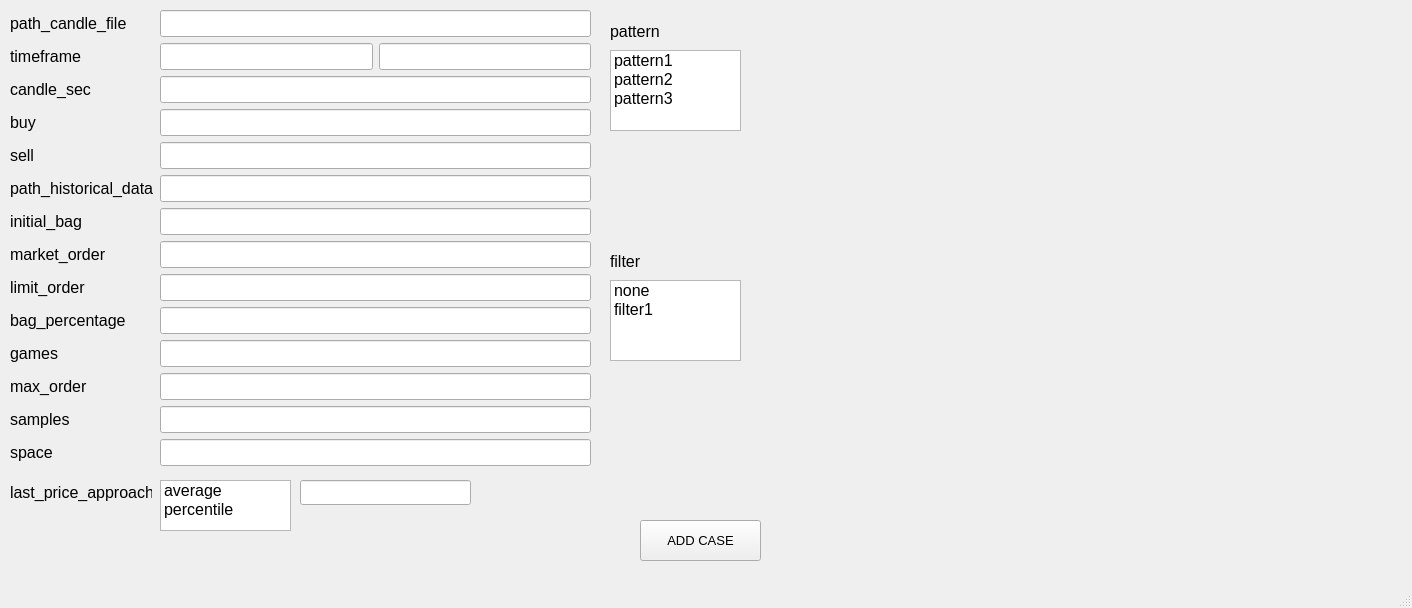
<?xml version="1.0" encoding="UTF-8"?>
<ui version="4.0">
 <class>MainWindow</class>
 <widget class="QMainWindow" name="MainWindow">
  <property name="geometry">
   <rect>
    <x>0</x>
    <y>0</y>
    <width>1412</width>
    <height>608</height>
   </rect>
  </property>
  <property name="font">
   <font>
    <pointsize>10</pointsize>
   </font>
  </property>
  <property name="windowTitle">
   <string>MainWindow</string>
  </property>
  <widget class="QWidget" name="centralwidget">
   <widget class="QPushButton" name="B_add_case">
    <property name="geometry">
     <rect>
      <x>640</x>
      <y>520</y>
      <width>121</width>
      <height>41</height>
     </rect>
    </property>
    <property name="text">
     <string>ADD CASE</string>
    </property>
   </widget>
   <widget class="QLabel" name="L_pattern">
    <property name="geometry">
     <rect>
      <x>610</x>
      <y>20</y>
      <width>91</width>
      <height>22</height>
     </rect>
    </property>
    <property name="font">
     <font>
      <pointsize>12</pointsize>
     </font>
    </property>
    <property name="layoutDirection">
     <enum>Qt::LeftToRight</enum>
    </property>
    <property name="autoFillBackground">
     <bool>false</bool>
    </property>
    <property name="text">
     <string>pattern</string>
    </property>
   </widget>
   <widget class="QListWidget" name="LI_pattern">
    <property name="geometry">
     <rect>
      <x>610</x>
      <y>50</y>
      <width>131</width>
      <height>81</height>
     </rect>
    </property>
    <property name="font">
     <font>
      <pointsize>12</pointsize>
     </font>
    </property>
    <item>
     <property name="text">
      <string>pattern1</string>
     </property>
    </item>
    <item>
     <property name="text">
      <string>pattern2</string>
     </property>
    </item>
    <item>
     <property name="text">
      <string>pattern3</string>
     </property>
    </item>
   </widget>
   <widget class="QWidget" name="layoutWidget">
    <property name="geometry">
     <rect>
      <x>10</x>
      <y>10</y>
      <width>581</width>
      <height>461</height>
     </rect>
    </property>
    <layout class="QGridLayout" name="gridLayout">
     <item row="0" column="0">
      <widget class="QLabel" name="L_path_candle_file">
       <property name="font">
        <font>
         <pointsize>12</pointsize>
        </font>
       </property>
       <property name="layoutDirection">
        <enum>Qt::LeftToRight</enum>
       </property>
       <property name="autoFillBackground">
        <bool>false</bool>
       </property>
       <property name="text">
        <string>path_candle_file</string>
       </property>
      </widget>
     </item>
     <item row="7" column="1" colspan="2">
      <widget class="QLineEdit" name="E_market_order">
       <property name="font">
        <font>
         <pointsize>12</pointsize>
        </font>
       </property>
      </widget>
     </item>
     <item row="9" column="1" colspan="2">
      <widget class="QLineEdit" name="E_bag_percentage">
       <property name="font">
        <font>
         <pointsize>12</pointsize>
        </font>
       </property>
      </widget>
     </item>
     <item row="10" column="0">
      <widget class="QLabel" name="L_games">
       <property name="font">
        <font>
         <pointsize>12</pointsize>
        </font>
       </property>
       <property name="layoutDirection">
        <enum>Qt::LeftToRight</enum>
       </property>
       <property name="autoFillBackground">
        <bool>false</bool>
       </property>
       <property name="text">
        <string>games</string>
       </property>
      </widget>
     </item>
     <item row="10" column="1" colspan="2">
      <widget class="QLineEdit" name="E_games">
       <property name="font">
        <font>
         <pointsize>12</pointsize>
        </font>
       </property>
      </widget>
     </item>
     <item row="2" column="0">
      <widget class="QLabel" name="L_candle_sec">
       <property name="font">
        <font>
         <pointsize>12</pointsize>
        </font>
       </property>
       <property name="layoutDirection">
        <enum>Qt::LeftToRight</enum>
       </property>
       <property name="autoFillBackground">
        <bool>false</bool>
       </property>
       <property name="text">
        <string>candle_sec</string>
       </property>
      </widget>
     </item>
     <item row="0" column="1" colspan="2">
      <widget class="QLineEdit" name="E_path_candle_file">
       <property name="font">
        <font>
         <pointsize>12</pointsize>
        </font>
       </property>
      </widget>
     </item>
     <item row="3" column="0">
      <widget class="QLabel" name="L_buy">
       <property name="font">
        <font>
         <pointsize>12</pointsize>
        </font>
       </property>
       <property name="layoutDirection">
        <enum>Qt::LeftToRight</enum>
       </property>
       <property name="autoFillBackground">
        <bool>false</bool>
       </property>
       <property name="text">
        <string>buy</string>
       </property>
      </widget>
     </item>
     <item row="2" column="1" colspan="2">
      <widget class="QLineEdit" name="E_candle_sec">
       <property name="font">
        <font>
         <pointsize>12</pointsize>
        </font>
       </property>
      </widget>
     </item>
     <item row="4" column="0">
      <widget class="QLabel" name="L_sell">
       <property name="font">
        <font>
         <pointsize>12</pointsize>
        </font>
       </property>
       <property name="layoutDirection">
        <enum>Qt::LeftToRight</enum>
       </property>
       <property name="autoFillBackground">
        <bool>false</bool>
       </property>
       <property name="text">
        <string>sell</string>
       </property>
      </widget>
     </item>
     <item row="5" column="0">
      <widget class="QLabel" name="L_path_historical_data">
       <property name="font">
        <font>
         <pointsize>12</pointsize>
        </font>
       </property>
       <property name="layoutDirection">
        <enum>Qt::LeftToRight</enum>
       </property>
       <property name="autoFillBackground">
        <bool>false</bool>
       </property>
       <property name="text">
        <string>path_historical_data</string>
       </property>
      </widget>
     </item>
     <item row="3" column="1" colspan="2">
      <widget class="QLineEdit" name="E_buy">
       <property name="font">
        <font>
         <pointsize>12</pointsize>
        </font>
       </property>
      </widget>
     </item>
     <item row="1" column="0">
      <widget class="QLabel" name="L_timeframe">
       <property name="font">
        <font>
         <pointsize>12</pointsize>
        </font>
       </property>
       <property name="layoutDirection">
        <enum>Qt::LeftToRight</enum>
       </property>
       <property name="autoFillBackground">
        <bool>false</bool>
       </property>
       <property name="text">
        <string>timeframe</string>
       </property>
      </widget>
     </item>
     <item row="4" column="1" colspan="2">
      <widget class="QLineEdit" name="E_sell">
       <property name="font">
        <font>
         <pointsize>12</pointsize>
        </font>
       </property>
      </widget>
     </item>
     <item row="5" column="1" colspan="2">
      <widget class="QLineEdit" name="E_path_historical_data">
       <property name="font">
        <font>
         <pointsize>12</pointsize>
        </font>
       </property>
      </widget>
     </item>
     <item row="6" column="0">
      <widget class="QLabel" name="L_initial_bag">
       <property name="font">
        <font>
         <pointsize>12</pointsize>
        </font>
       </property>
       <property name="layoutDirection">
        <enum>Qt::LeftToRight</enum>
       </property>
       <property name="autoFillBackground">
        <bool>false</bool>
       </property>
       <property name="text">
        <string>initial_bag</string>
       </property>
      </widget>
     </item>
     <item row="1" column="1">
      <widget class="QLineEdit" name="E_timeframe_start">
       <property name="font">
        <font>
         <pointsize>12</pointsize>
        </font>
       </property>
      </widget>
     </item>
     <item row="6" column="1" colspan="2">
      <widget class="QLineEdit" name="E_initial_bag">
       <property name="font">
        <font>
         <pointsize>12</pointsize>
        </font>
       </property>
      </widget>
     </item>
     <item row="7" column="0">
      <widget class="QLabel" name="L_market_order">
       <property name="font">
        <font>
         <pointsize>12</pointsize>
        </font>
       </property>
       <property name="layoutDirection">
        <enum>Qt::LeftToRight</enum>
       </property>
       <property name="autoFillBackground">
        <bool>false</bool>
       </property>
       <property name="text">
        <string>market_order</string>
       </property>
      </widget>
     </item>
     <item row="1" column="2">
      <widget class="QLineEdit" name="E_timeframe_end">
       <property name="font">
        <font>
         <pointsize>12</pointsize>
        </font>
       </property>
      </widget>
     </item>
     <item row="8" column="0">
      <widget class="QLabel" name="L_limit_order">
       <property name="font">
        <font>
         <pointsize>12</pointsize>
        </font>
       </property>
       <property name="layoutDirection">
        <enum>Qt::LeftToRight</enum>
       </property>
       <property name="autoFillBackground">
        <bool>false</bool>
       </property>
       <property name="text">
        <string>limit_order</string>
       </property>
      </widget>
     </item>
     <item row="8" column="1" colspan="2">
      <widget class="QLineEdit" name="E_limit_order">
       <property name="font">
        <font>
         <pointsize>12</pointsize>
        </font>
       </property>
      </widget>
     </item>
     <item row="9" column="0">
      <widget class="QLabel" name="L_bag_percentage">
       <property name="font">
        <font>
         <pointsize>12</pointsize>
        </font>
       </property>
       <property name="layoutDirection">
        <enum>Qt::LeftToRight</enum>
       </property>
       <property name="autoFillBackground">
        <bool>false</bool>
       </property>
       <property name="text">
        <string>bag_percentage</string>
       </property>
      </widget>
     </item>
     <item row="12" column="1" colspan="2">
      <widget class="QLineEdit" name="E_samples">
       <property name="font">
        <font>
         <pointsize>12</pointsize>
        </font>
       </property>
      </widget>
     </item>
     <item row="13" column="1" colspan="2">
      <widget class="QLineEdit" name="E_space">
       <property name="font">
        <font>
         <pointsize>12</pointsize>
        </font>
       </property>
      </widget>
     </item>
     <item row="11" column="1" colspan="2">
      <widget class="QLineEdit" name="E_max_order">
       <property name="font">
        <font>
         <pointsize>12</pointsize>
        </font>
       </property>
      </widget>
     </item>
     <item row="12" column="0">
      <widget class="QLabel" name="L_samples">
       <property name="font">
        <font>
         <pointsize>12</pointsize>
        </font>
       </property>
       <property name="layoutDirection">
        <enum>Qt::LeftToRight</enum>
       </property>
       <property name="autoFillBackground">
        <bool>false</bool>
       </property>
       <property name="text">
        <string>samples</string>
       </property>
      </widget>
     </item>
     <item row="13" column="0">
      <widget class="QLabel" name="L_space">
       <property name="font">
        <font>
         <pointsize>12</pointsize>
        </font>
       </property>
       <property name="layoutDirection">
        <enum>Qt::LeftToRight</enum>
       </property>
       <property name="autoFillBackground">
        <bool>false</bool>
       </property>
       <property name="text">
        <string>space</string>
       </property>
      </widget>
     </item>
     <item row="11" column="0">
      <widget class="QLabel" name="L_max_order">
       <property name="font">
        <font>
         <pointsize>12</pointsize>
        </font>
       </property>
       <property name="layoutDirection">
        <enum>Qt::LeftToRight</enum>
       </property>
       <property name="autoFillBackground">
        <bool>false</bool>
       </property>
       <property name="text">
        <string>max_order</string>
       </property>
      </widget>
     </item>
    </layout>
   </widget>
   <widget class="QLineEdit" name="E_percentile_last_price">
    <property name="geometry">
     <rect>
      <x>300</x>
      <y>480</y>
      <width>171</width>
      <height>25</height>
     </rect>
    </property>
    <property name="font">
     <font>
      <pointsize>12</pointsize>
     </font>
    </property>
   </widget>
   <widget class="QLabel" name="L_last_price_approach">
    <property name="geometry">
     <rect>
      <x>10</x>
      <y>480</y>
      <width>142</width>
      <height>25</height>
     </rect>
    </property>
    <property name="font">
     <font>
      <pointsize>12</pointsize>
     </font>
    </property>
    <property name="layoutDirection">
     <enum>Qt::LeftToRight</enum>
    </property>
    <property name="autoFillBackground">
     <bool>false</bool>
    </property>
    <property name="text">
     <string>last_price_approach</string>
    </property>
   </widget>
   <widget class="QListWidget" name="LI_filter">
    <property name="geometry">
     <rect>
      <x>610</x>
      <y>280</y>
      <width>131</width>
      <height>81</height>
     </rect>
    </property>
    <property name="font">
     <font>
      <pointsize>12</pointsize>
     </font>
    </property>
    <item>
     <property name="text">
      <string>none</string>
     </property>
    </item>
    <item>
     <property name="text">
      <string>filter1</string>
     </property>
    </item>
   </widget>
   <widget class="QLabel" name="L_filter">
    <property name="geometry">
     <rect>
      <x>610</x>
      <y>250</y>
      <width>91</width>
      <height>22</height>
     </rect>
    </property>
    <property name="font">
     <font>
      <pointsize>12</pointsize>
     </font>
    </property>
    <property name="layoutDirection">
     <enum>Qt::LeftToRight</enum>
    </property>
    <property name="autoFillBackground">
     <bool>false</bool>
    </property>
    <property name="text">
     <string>filter</string>
    </property>
   </widget>
   <widget class="QListWidget" name="LI_last_price_approach">
    <property name="geometry">
     <rect>
      <x>160</x>
      <y>480</y>
      <width>131</width>
      <height>51</height>
     </rect>
    </property>
    <property name="font">
     <font>
      <pointsize>12</pointsize>
     </font>
    </property>
    <item>
     <property name="text">
      <string>average</string>
     </property>
    </item>
    <item>
     <property name="text">
      <string>percentile</string>
     </property>
    </item>
   </widget>
  </widget>
  <widget class="QMenuBar" name="menubar">
   <property name="geometry">
    <rect>
     <x>0</x>
     <y>0</y>
     <width>1412</width>
     <height>21</height>
    </rect>
   </property>
  </widget>
  <widget class="QStatusBar" name="statusbar"/>
 </widget>
 <tabstops>
  <tabstop>E_path_candle_file</tabstop>
  <tabstop>E_timeframe_start</tabstop>
  <tabstop>E_timeframe_end</tabstop>
  <tabstop>E_candle_sec</tabstop>
  <tabstop>E_buy</tabstop>
  <tabstop>E_sell</tabstop>
  <tabstop>E_path_historical_data</tabstop>
  <tabstop>E_initial_bag</tabstop>
  <tabstop>E_market_order</tabstop>
  <tabstop>E_limit_order</tabstop>
  <tabstop>E_bag_percentage</tabstop>
  <tabstop>E_games</tabstop>
  <tabstop>E_max_order</tabstop>
  <tabstop>E_samples</tabstop>
  <tabstop>E_space</tabstop>
  <tabstop>LI_last_price_approach</tabstop>
  <tabstop>E_percentile_last_price</tabstop>
  <tabstop>LI_pattern</tabstop>
  <tabstop>LI_filter</tabstop>
  <tabstop>B_add_case</tabstop>
 </tabstops>
 <resources/>
 <connections/>
</ui>
